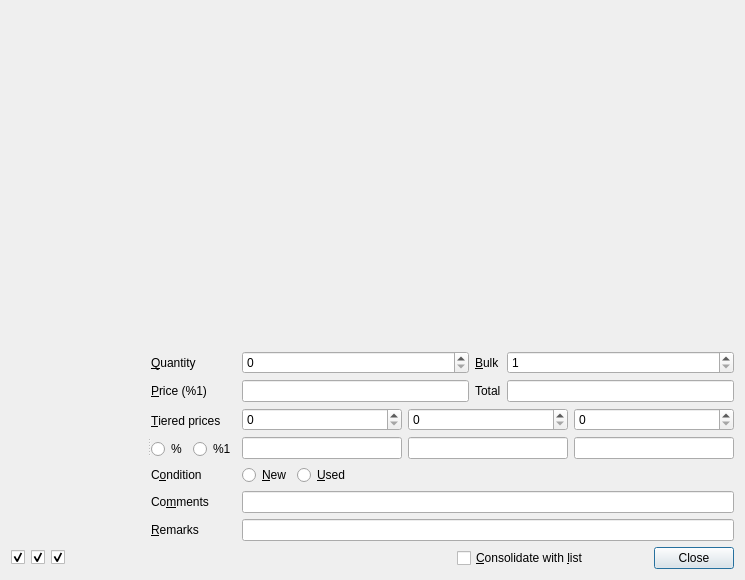
<ui version="4.0" >
 <class>AddItem</class>
 <widget class="QDialog" name="AddItem" >
  <property name="geometry" >
   <rect>
    <x>0</x>
    <y>0</y>
    <width>745</width>
    <height>580</height>
   </rect>
  </property>
  <property name="windowTitle" >
   <string>Add Items to %1</string>
  </property>
  <layout class="QVBoxLayout" >
   <item>
    <layout class="QHBoxLayout" >
     <item>
      <widget class="CSelectItem" native="1" name="w_select_item" >
       <property name="sizePolicy" >
        <sizepolicy vsizetype="Expanding" hsizetype="MinimumExpanding" >
         <horstretch>100</horstretch>
         <verstretch>100</verstretch>
        </sizepolicy>
       </property>
       <property name="minimumSize" >
        <size>
         <width>50</width>
         <height>50</height>
        </size>
       </property>
      </widget>
     </item>
     <item>
      <widget class="CSelectColor" native="1" name="w_select_color" >
       <property name="sizePolicy" >
        <sizepolicy vsizetype="Expanding" hsizetype="MinimumExpanding" >
         <horstretch>10</horstretch>
         <verstretch>100</verstretch>
        </sizepolicy>
       </property>
      </widget>
     </item>
    </layout>
   </item>
   <item>
    <layout class="QHBoxLayout" >
     <item>
      <widget class="CPictureWidget" name="w_picture" >
       <property name="frameShape" >
        <enum>QFrame::StyledPanel</enum>
       </property>
       <property name="frameShadow" >
        <enum>QFrame::Raised</enum>
       </property>
      </widget>
     </item>
     <item>
      <widget class="CPriceGuideWidget" name="w_price_guide" >
       <property name="frameShape" >
        <enum>QFrame::StyledPanel</enum>
       </property>
       <property name="frameShadow" >
        <enum>QFrame::Raised</enum>
       </property>
      </widget>
     </item>
     <item>
      <widget class="QSplitter" name="splitter" >
       <property name="orientation" >
        <enum>Qt::Horizontal</enum>
       </property>
       <property name="childrenCollapsible" >
        <bool>false</bool>
       </property>
       <widget class="CAppearsInWidget" native="1" name="w_appears_in" />
       <widget class="QWidget" name="layoutWidget" >
        <layout class="QGridLayout" >
         <item row="0" column="0" >
          <widget class="QLabel" name="label" >
           <property name="text" >
            <string>&amp;Quantity</string>
           </property>
           <property name="buddy" >
            <cstring>w_qty</cstring>
           </property>
          </widget>
         </item>
         <item row="0" column="1" >
          <widget class="QSpinBox" name="w_qty" >
           <property name="maximum" >
            <number>2000000000</number>
           </property>
          </widget>
         </item>
         <item row="0" column="2" >
          <widget class="QLabel" name="w_bulk_label" >
           <property name="text" >
            <string>&amp;Bulk</string>
           </property>
           <property name="buddy" >
            <cstring>w_bulk</cstring>
           </property>
          </widget>
         </item>
         <item row="0" column="3" >
          <widget class="QSpinBox" name="w_bulk" >
           <property name="minimum" >
            <number>1</number>
           </property>
           <property name="maximum" >
            <number>2000000000</number>
           </property>
           <property name="value" >
            <number>1</number>
           </property>
          </widget>
         </item>
         <item row="1" column="0" >
          <widget class="QLabel" name="w_label_currency" >
           <property name="text" >
            <string>&amp;Price (%1)</string>
           </property>
           <property name="buddy" >
            <cstring>w_price</cstring>
           </property>
          </widget>
         </item>
         <item row="1" column="1" >
          <widget class="QLineEdit" name="w_price" />
         </item>
         <item row="1" column="2" >
          <widget class="QLabel" name="label_4" >
           <property name="text" >
            <string>Total</string>
           </property>
          </widget>
         </item>
         <item row="1" column="3" >
          <widget class="QLineEdit" name="w_total" >
           <property name="readOnly" >
            <bool>true</bool>
           </property>
          </widget>
         </item>
         <item row="2" column="0" >
          <widget class="QLabel" name="w_tier_label" >
           <property name="text" >
            <string>&amp;Tiered prices</string>
           </property>
           <property name="buddy" >
            <cstring>w_radio_percent</cstring>
           </property>
          </widget>
         </item>
         <item rowspan="2" row="2" column="1" colspan="3" >
          <layout class="QGridLayout" >
           <item row="0" column="0" >
            <widget class="QSpinBox" name="w_tier_qty_0" />
           </item>
           <item row="0" column="1" >
            <widget class="QSpinBox" name="w_tier_qty_1" />
           </item>
           <item row="0" column="2" >
            <widget class="QSpinBox" name="w_tier_qty_2" />
           </item>
           <item row="1" column="0" >
            <widget class="QLineEdit" name="w_tier_price_0" />
           </item>
           <item row="1" column="1" >
            <widget class="QLineEdit" name="w_tier_price_1" />
           </item>
           <item row="1" column="2" >
            <widget class="QLineEdit" name="w_tier_price_2" />
           </item>
          </layout>
         </item>
         <item row="3" column="0" >
          <layout class="QHBoxLayout" >
           <item>
            <widget class="QRadioButton" name="w_radio_percent" >
             <property name="text" >
              <string>%</string>
             </property>
            </widget>
           </item>
           <item>
            <widget class="QRadioButton" name="w_radio_currency" >
             <property name="text" >
              <string>%1</string>
             </property>
            </widget>
           </item>
          </layout>
         </item>
         <item row="4" column="0" >
          <widget class="QLabel" name="label_2" >
           <property name="text" >
            <string>C&amp;ondition</string>
           </property>
           <property name="buddy" >
            <cstring>w_radio_new</cstring>
           </property>
          </widget>
         </item>
         <item row="4" column="1" colspan="3" >
          <layout class="QHBoxLayout" >
           <item>
            <widget class="QRadioButton" name="w_radio_new" >
             <property name="text" >
              <string>&amp;New</string>
             </property>
            </widget>
           </item>
           <item>
            <widget class="QRadioButton" name="w_radio_used" >
             <property name="text" >
              <string>&amp;Used</string>
             </property>
            </widget>
           </item>
           <item>
            <spacer>
             <property name="orientation" >
              <enum>Qt::Horizontal</enum>
             </property>
             <property name="sizeHint" >
              <size>
               <width>271</width>
               <height>20</height>
              </size>
             </property>
            </spacer>
           </item>
          </layout>
         </item>
         <item row="5" column="0" >
          <widget class="QLabel" name="w_comments_label" >
           <property name="text" >
            <string>Co&amp;mments</string>
           </property>
           <property name="buddy" >
            <cstring>w_comments</cstring>
           </property>
          </widget>
         </item>
         <item row="5" column="1" colspan="3" >
          <widget class="QLineEdit" name="w_comments" />
         </item>
         <item row="6" column="0" >
          <widget class="QLabel" name="w_remarks_label" >
           <property name="text" >
            <string>&amp;Remarks</string>
           </property>
           <property name="buddy" >
            <cstring>w_remarks</cstring>
           </property>
          </widget>
         </item>
         <item row="6" column="1" colspan="3" >
          <widget class="QLineEdit" name="w_remarks" />
         </item>
         <item row="7" column="1" >
          <spacer>
           <property name="orientation" >
            <enum>Qt::Vertical</enum>
           </property>
           <property name="sizeType" >
            <enum>QSizePolicy::MinimumExpanding</enum>
           </property>
           <property name="sizeHint" >
            <size>
             <width>20</width>
             <height>0</height>
            </size>
           </property>
          </spacer>
         </item>
        </layout>
       </widget>
      </widget>
     </item>
    </layout>
   </item>
   <item>
    <layout class="QHBoxLayout" >
     <item>
      <widget class="QCheckBox" name="w_toggle_picture" >
       <property name="icon" >
        <iconset resource="../brickstore.qrc" >:/images/sidebar/info.png</iconset>
       </property>
       <property name="checked" >
        <bool>true</bool>
       </property>
      </widget>
     </item>
     <item>
      <widget class="QCheckBox" name="w_toggle_price_guide" >
       <property name="icon" >
        <iconset resource="../brickstore.qrc" >:/images/sidebar/priceguide.png</iconset>
       </property>
       <property name="checked" >
        <bool>true</bool>
       </property>
      </widget>
     </item>
     <item>
      <widget class="QCheckBox" name="w_toggle_appears_in" >
       <property name="icon" >
        <iconset resource="../brickstore.qrc" >:/images/sidebar/appearsin.png</iconset>
       </property>
       <property name="checked" >
        <bool>true</bool>
       </property>
      </widget>
     </item>
     <item>
      <spacer>
       <property name="orientation" >
        <enum>Qt::Horizontal</enum>
       </property>
       <property name="sizeHint" >
        <size>
         <width>40</width>
         <height>20</height>
        </size>
       </property>
      </spacer>
     </item>
     <item>
      <spacer>
       <property name="orientation" >
        <enum>Qt::Horizontal</enum>
       </property>
       <property name="sizeHint" >
        <size>
         <width>40</width>
         <height>20</height>
        </size>
       </property>
      </spacer>
     </item>
     <item>
      <spacer>
       <property name="orientation" >
        <enum>Qt::Horizontal</enum>
       </property>
       <property name="sizeHint" >
        <size>
         <width>40</width>
         <height>20</height>
        </size>
       </property>
      </spacer>
     </item>
     <item>
      <widget class="QCheckBox" name="w_merge" >
       <property name="text" >
        <string>&amp;Consolidate with &amp;list</string>
       </property>
      </widget>
     </item>
     <item>
      <spacer>
       <property name="orientation" >
        <enum>Qt::Horizontal</enum>
       </property>
       <property name="sizeType" >
        <enum>QSizePolicy::Fixed</enum>
       </property>
       <property name="sizeHint" >
        <size>
         <width>11</width>
         <height>10</height>
        </size>
       </property>
      </spacer>
     </item>
     <item>
      <widget class="QDialogButtonBox" name="w_buttons" >
       <property name="sizePolicy" >
        <sizepolicy vsizetype="Fixed" hsizetype="Preferred" >
         <horstretch>0</horstretch>
         <verstretch>0</verstretch>
        </sizepolicy>
       </property>
       <property name="orientation" >
        <enum>Qt::Horizontal</enum>
       </property>
       <property name="standardButtons" >
        <set>QDialogButtonBox::Close</set>
       </property>
      </widget>
     </item>
    </layout>
   </item>
  </layout>
 </widget>
 <customwidgets>
  <customwidget>
   <class>CSelectItem</class>
   <extends>QWidget</extends>
   <header>cselectitem.h</header>
   <container>1</container>
  </customwidget>
  <customwidget>
   <class>CPriceGuideWidget</class>
   <extends>QFrame</extends>
   <header>cpriceguidewidget.h</header>
   <container>1</container>
  </customwidget>
  <customwidget>
   <class>CPictureWidget</class>
   <extends>QFrame</extends>
   <header>cpicturewidget.h</header>
   <container>1</container>
  </customwidget>
  <customwidget>
   <class>CAppearsInWidget</class>
   <extends>QWidget</extends>
   <header>cappearsinwidget.h</header>
   <container>1</container>
  </customwidget>
  <customwidget>
   <class>CSelectColor</class>
   <extends>QWidget</extends>
   <header>cselectcolor.h</header>
   <container>1</container>
  </customwidget>
 </customwidgets>
 <resources>
  <include location="../brickstore.qrc" />
 </resources>
 <connections>
  <connection>
   <sender>w_buttons</sender>
   <signal>rejected()</signal>
   <receiver>AddItem</receiver>
   <slot>reject()</slot>
   <hints>
    <hint type="sourcelabel" >
     <x>682</x>
     <y>757</y>
    </hint>
    <hint type="destinationlabel" >
     <x>286</x>
     <y>274</y>
    </hint>
   </hints>
  </connection>
  <connection>
   <sender>w_toggle_appears_in</sender>
   <signal>toggled(bool)</signal>
   <receiver>w_appears_in</receiver>
   <slot>setVisible(bool)</slot>
   <hints>
    <hint type="sourcelabel" >
     <x>133</x>
     <y>865</y>
    </hint>
    <hint type="destinationlabel" >
     <x>129</x>
     <y>731</y>
    </hint>
   </hints>
  </connection>
  <connection>
   <sender>w_toggle_picture</sender>
   <signal>toggled(bool)</signal>
   <receiver>w_picture</receiver>
   <slot>setVisible(bool)</slot>
   <hints>
    <hint type="sourcelabel" >
     <x>51</x>
     <y>865</y>
    </hint>
    <hint type="destinationlabel" >
     <x>41</x>
     <y>731</y>
    </hint>
   </hints>
  </connection>
  <connection>
   <sender>w_toggle_price_guide</sender>
   <signal>toggled(bool)</signal>
   <receiver>w_price_guide</receiver>
   <slot>setVisible(bool)</slot>
   <hints>
    <hint type="sourcelabel" >
     <x>92</x>
     <y>865</y>
    </hint>
    <hint type="destinationlabel" >
     <x>63</x>
     <y>731</y>
    </hint>
   </hints>
  </connection>
 </connections>
</ui>
